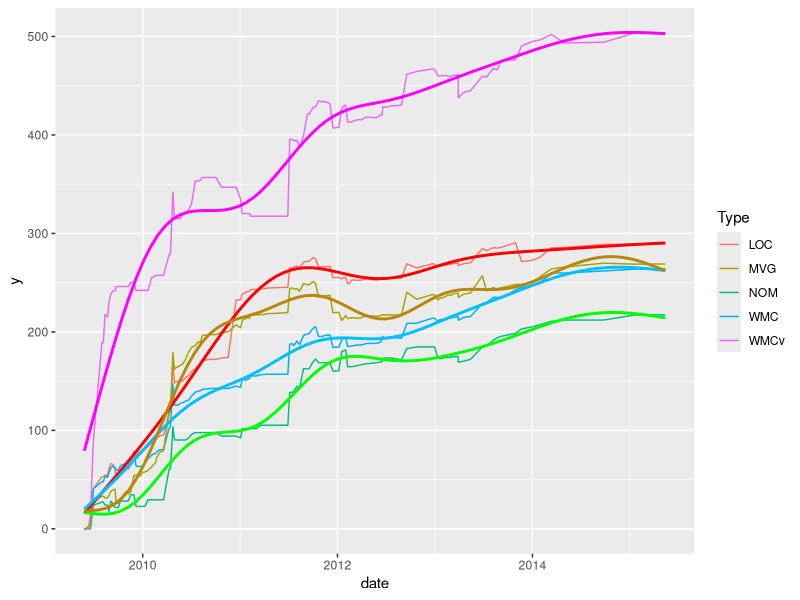

Here is the R script that generated this plot:
data <- read.csv("data.csv")
data$date <- as.Date(data$date, "%d/%m/%Y")

getPerc <- function(x) {
    perc <- numeric(length(x))
    perc[1] = 0;
    for (i in 2:length(x)) {
        perc[i] <- (x[i] - x[i-1]) / x[i-1] * 100
    }
    return(perc)
}

getCumulativePerc <- function(x) {
    perc <- numeric(length(x))
    perc[1] = 0;
    for (i in 2:length(x)) {
        perc[i] <- sum(perc[i-1], x[i])
    }
    return(perc)
}

attach(data)
percLOC <- getPerc(LOC)
percNOM <- getPerc(NOM)
percWMC <- getPerc(WMC)
percWMCv <- getPerc(WMCv)
percMVG <- getPerc(MVG)

data$Cumulative.LOC <- getCumulativePerc(percLOC)
data$Cumulative.NOM <- getCumulativePerc(percNOM)
data$Cumulative.WMC <- getCumulativePerc(percWMC)
data$Cumulative.WMCv <- getCumulativePerc(percWMCv)
data$Cumulative.MVG <- getCumulativePerc(percMVG)
detach(data)

library(ggplot2)

g <- ggplot(data, aes(date, y = '% Increase', col=Type)) +
    geom_line(aes(y = Cumulative.LOC, col = "LOC")) +
    geom_line(aes(y = Cumulative.NOM, col = "NOM")) +
    geom_line(aes(y = Cumulative.WMC, col = "WMC")) +
    geom_line(aes(y = Cumulative.WMCv, col = "WMCv")) +
    geom_line(aes(y = Cumulative.MVG, col = "MVG")) +
    stat_smooth(mapping=aes(x=data$date, y=data$Cumulative.LOC), method="gam", formula = y ~ s(x), se=FALSE, color="red") +
    stat_smooth(mapping=aes(x=data$date, y=data$Cumulative.NOM), method="gam", formula = y ~ s(x), se=FALSE, color="green") +
    stat_smooth(mapping=aes(x=data$date, y=data$Cumulative.WMC), method="gam", formula = y ~ s(x), se=FALSE, color="deepskyblue") +
    stat_smooth(mapping=aes(x=data$date, y=data$Cumulative.WMCv), method="gam", formula = y ~ s(x), se=FALSE, color="magenta") +
    stat_smooth(mapping=aes(x=data$date, y=data$Cumulative.MVG), method="gam", formula = y ~ s(x), se=FALSE, color="darkgoldenrod")
